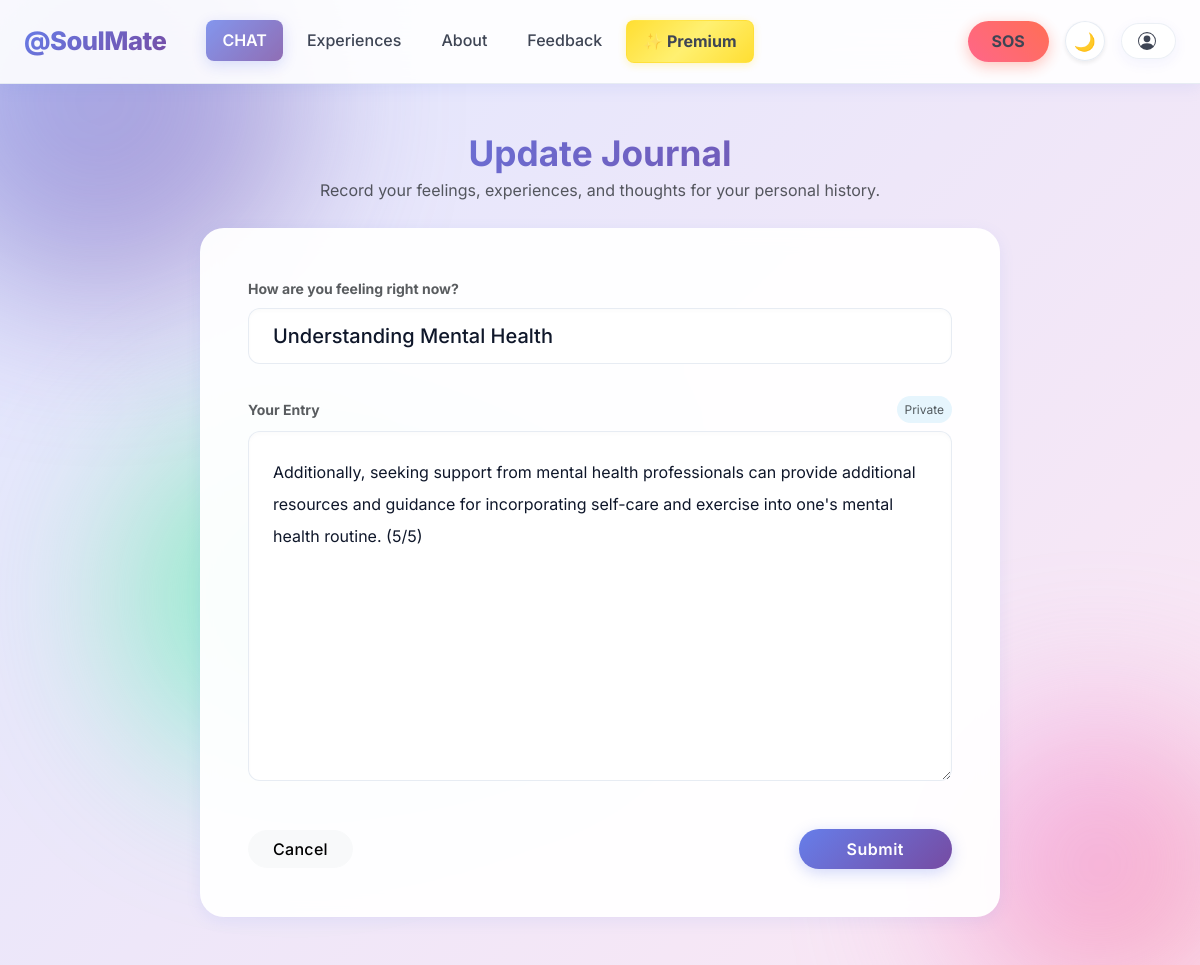
Screenshot of /journal/1/update (signed in) with the database file from the repository.
### ChatbotWebsite/models.py (models this page shows, shortened)
class Journal(db.Model):
    id = db.Column(db.Integer, primary_key=True)
    timestamp = db.Column(db.DateTime, nullable=False, default=datetime.now)
    mood = db.Column(db.String(30), nullable=False)
    content = db.Column(db.String(3000), nullable=False)
    user_id = db.Column(db.Integer, db.ForeignKey(
        'user.id'), nullable=False)  # Foreign key to User Class

### ChatbotWebsite/journal/routes.py (the view)
@journals.route("/journal/<int:journal_id>/update", methods=["GET", "POST"])
@login_required
def update_journal(journal_id):
    journal = Journal.query.get_or_404(journal_id)  # Get journal from database
    if (
        journal.user != current_user
    ):  # If journal does not belong to current user, abort
        abort(403)
    form = JournalForm()  # Create Journal Form
    if (
        form.validate_on_submit()
    ):  # If form is submitted, update journal and add to database
        journal.mood = form.mood.data
        journal.content = form.content.data
        db.session.commit()
        flash("Journal has been updated!", "success")
        return redirect(url_for("journals.journal", journal_id=journal.id))
    elif request.method == "GET":
        form.mood.data = journal.mood
        form.content.data = journal.content
    return render_template(
        "create_journal.html",
        title="Update Journal",
        legend="Update Journal",
        journal=journal,
        form=form,
    )

### ChatbotWebsite/journal/forms.py
class JournalForm(FlaskForm):
    mood = StringField(
        "How are you feeling?", validators=[DataRequired(), Length(max=30)]
    )
    content = TextAreaField(
        "Express more!", validators=[DataRequired(), Length(max=3000)]
    )
    submit = SubmitField("Submit")

### ChatbotWebsite/models.py (called while the page is built)
@login_manager.user_loader
def load_user(user_id):
    return User.query.get(int(user_id))

### ChatbotWebsite/templates/create_journal.html (shortened to what this page needs)
{% extends 'layout.html' %}
{% block content %}
<div class="container py-5 d-flex align-items-center justify-content-center fade-in" style="min-height: calc(100vh - 100px);">
  <div class="w-100" style="max-width: 800px;">
    <div class="text-center mb-4">
      <h2 class="fw-bold mb-1 gradient-text" style="font-size: 2.2rem;">{{ legend }}</h2>
      <p class="text-muted">Record your feelings, experiences, and thoughts for your personal history.</p>
    </div>
    <div class="card border-0 p-4 p-md-5 glow-border" style="border-radius: 24px;">
      <form method="POST" action="">
        <div class="d-grid gap-4">
          <div class="form-group">
            <label class="form-label text-muted small fw-bold mb-2">How are you feeling right now?</label>
            {% if form.mood.errors %}
              {{ form.mood(class="form-select form-select-lg border-danger font-monospace") }}
              {% for error in form.mood.errors %}
                <div class="text-danger small mt-1">{{ error }}</div>
              {% endfor %}
            {% else %}
              {{ form.mood(class="form-select form-select-lg border-0 ps-4 fw-medium", style="background: var(--input-bg); border-radius: 12px; cursor: pointer; color: var(--text-color); box-shadow: inset 0 2px 4px rgba(0,0,0,0.02); appearance: none;") }}
            {% endif %}
          </div>
          <div class="form-group position-relative mt-2">
            <div class="d-flex justify-content-between align-items-center mb-2">
              <label class="form-label text-muted small fw-bold mb-0">Your Entry</label>
              <span class="text-muted small px-2 py-1 rounded-pill" style="background: rgba(14, 165, 233, 0.1); color: #0ea5e9; font-size: 0.75rem;">Private</span>
            </div>
            {% if form.content.errors %}
              {{ form.content(class="form-control form-control-lg border-danger", placeholder="Write what's on your mind...") }}
              {% for error in form.content.errors %}
                <div class="text-danger small mt-1">{{ error }}</div>
              {% endfor %}
            {% else %}
              {{ form.content(class="form-control form-control-lg border-0 p-4 fs-6 lh-lg", placeholder="Write what's on your mind... Let your thoughts flow freely.", style="height: 350px; resize: vertical; background: var(--input-bg); border-radius: 12px; color: var(--text-color); box-shadow: inset 0 2px 4px rgba(0,0,0,0.02);") }}
            {% endif %}
          </div>
        </div>
        <div class="d-flex justify-content-between align-items-center mt-5">
           <a href="{{ url_for('journals.all_journals') }}" class="btn btn-light rounded-pill px-4 fw-medium">Cancel</a>
           {{ form.submit(class="btn btn-primary rounded-pill px-5 py-2 fw-semibold ripple", style="letter-spacing: 0.5px;") }}
        </div>
      </form>
    </div>
  </div>
</div>
{% endblock content %}

### ChatbotWebsite/static/styles/layout.css (style rules this page uses)
:root { --primary-gradient: linear-gradient(135deg, #667eea 0%, #764ba2 100%); --secondary-gradient: linear-gradient(135deg, #f093fb 0%, #f5576c 100%); --calm-gradient: linear-gradient(135deg, #4facfe 0%, #00f2fe 100%); --warm-gradient: linear-gradient(135deg, #fa709a 0%, #fee140 100%); --nature-gradient: linear-gradient(135deg, #43e97b 0%, #38f9d7 100%); --pastel-blue: #667eea; --pastel-blue-light: #e0e7ff; --pastel-blue-dark: #5a67d8; --pastel-cream: #faf8f5; --pastel-lavender: #e9d5ff; --pastel-mint: #d1fae5; --pastel-peach: #ffe4d6; --pastel-rose: #fce7f3; --bg-color: #f8fafc; --text-color: #0f172a; --text-muted: #64748b; --navbar-bg: rgba(255, 255, 255, 0.9); --card-bg: rgba(255, 255, 255, 0.95); --border-color: rgba(226, 232, 240, 0.8); --hover-bg: rgba(241, 245, 249, 0.8); --input-bg: #ffffff; --modal-bg: #ffffff; --table-header-bg: #f8fafc; --table-border: #e2e8f0; --primary-glow: rgba(102, 126, 234, 0.3); --shadow-sm: 0 4px 15px rgba(102, 126, 234, 0.1); --shadow-md: 0 8px 32px rgba(31, 38, 135, 0.15); --shadow-glow: 0 0 30px rgba(102, 126, 234, 0.2); --alert-bg: #ffffff; --body-bg: linear-gradient(135deg, #e0e7ff 0%, #fce7f3 25%, #d1fae5 50%, #e0e7ff 75%, #fce7f3 100%); --body-bg-size: 400% 400%; --transition-fast: 0.2s ease; --transition-normal: 0.3s ease; --transition-slow: 0.5s ease; --bs-body-color: var(--text-color); --bs-body-bg: var(--bg-color); --bs-tertiary-bg: var(--input-bg); --bs-secondary-bg: var(--hover-bg); --bs-border-color: var(--border-color); --bs-primary: #667eea; --bs-primary-rgb: 102, 126, 234; }
body { font-family: 'Inter', system-ui, -apple-system, sans-serif; background: var(--body-bg); background-size: var(--body-bg-size); background-attachment: fixed; animation: gradientShift 15s ease infinite; color: var(--text-color); transition: all var(--transition-normal); line-height: 1.6; min-height: 100vh; overflow-x: hidden; }
.card { background-color: var(--card-bg) !important; color: var(--text-color) !important; border-color: var(--border-color) !important; box-shadow: var(--shadow-sm); transition: all 0.3s ease; }
.form-control, .form-select { background-color: var(--input-bg) !important; color: var(--text-color) !important; border: 1px solid var(--border-color) !important; border-radius: 8px; padding: 12px 16px; transition: all 0.2s ease; }
.form-control::placeholder { color: var(--text-muted); opacity: 0.6; }
.btn { font-family: 'Inter', sans-serif; letter-spacing: 0.3px; transition: all 0.2s ease; }
a { color: #0ea5e9; text-decoration: none; transition: color 0.2s ease; }
.card { background-color: var(--card-bg) !important; color: var(--text-color) !important; border-color: var(--border-color) !important; box-shadow: var(--shadow-sm); transition: all var(--transition-normal); backdrop-filter: blur(10px); border-radius: 20px; overflow: hidden; }
.btn-primary { background: var(--primary-gradient) !important; border: none !important; box-shadow: 0 4px 15px rgba(102, 126, 234, 0.3); transition: all var(--transition-fast); }
.glow-border { position: relative; }
.glow-border::before { content: ''; position: absolute; inset: -2px; background: var(--primary-gradient); border-radius: 22px; z-index: -1; opacity: 0; transition: opacity var(--transition-normal); filter: blur(8px); }
.gradient-text { background: var(--primary-gradient); -webkit-background-clip: text; -webkit-text-fill-color: transparent; background-clip: text; }
.ripple { position: relative; overflow: hidden; }
.ripple::after { content: ''; position: absolute; top: 50%; left: 50%; width: 5px; height: 5px; background: rgba(255, 255, 255, 0.5); opacity: 0; border-radius: 100%; transform: scale(1, 1) translate(-50%); transform-origin: 50% 50%; }
.fade-in { animation: fadeIn 0.6s ease-out; }

### rows the page displays
Journal: mood "Understanding Mental Health", content "Additionally, seeking support from mental health professionals can provide additional resources and guidance for incorporating self-care and exercise into one's mental health routine. (5/5)"

### other values shown
{{ legend }} "Update Journal"
